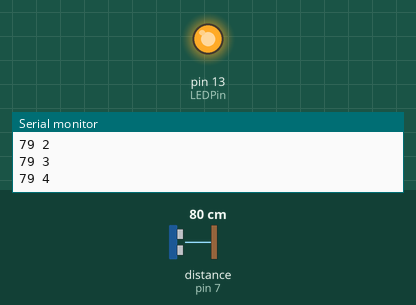
Simulated run of this sketch. Board: Arduino Uno, built with avr-gcc and run on an emulated ATmega328P. On the bench: output pins drawn as LEDs (lit = HIGH), the last lines printed to the serial monitor. Wiring (inferred from the names in the program): ultrasonic range finder: trigger pin 8; echo pin 7. The inputs (shaded band) are chosen by the test bench; at power-on: distance to the obstacle (sensor on pin 7) 80 cm. The echo pulse lasts 58.3 µs per cm; pins used as bus, display or sensor lines are not drawn.

Above: at 1.2 s.
1.3 s: distance to the obstacle (sensor on pin 7) set to 24 cm
2.8 s: distance to the obstacle (sensor on pin 7) set to 18 cm
At 3.5 s:
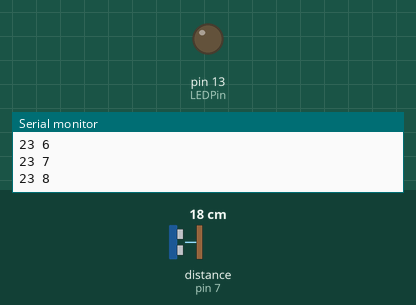
4.5 s: distance to the obstacle (sensor on pin 7) set to 35 cm
At 5.7 s:
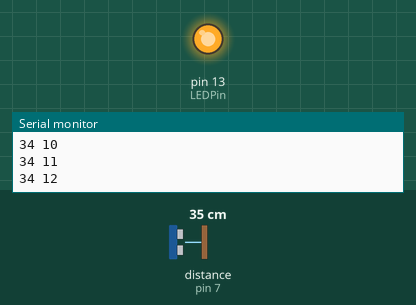
6.0 s: distance to the obstacle (sensor on pin 7) set to 2 cm
At 7.4 s:
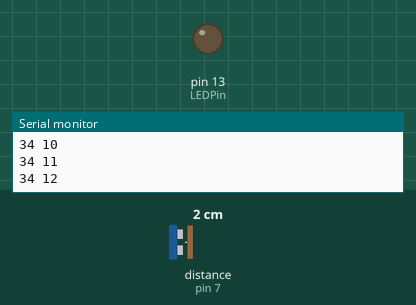
Timing chart, 0 to 8.5 s (numbered marks = the images above; inputs shaded):
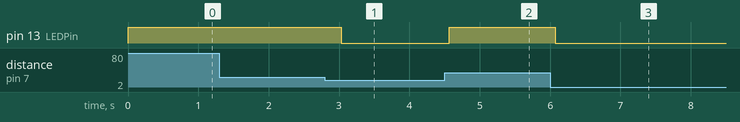

Measured:
- the behaviour switches between 22 and 21 cm on distance to the obstacle (sensor on pin 7) (found by bisection; images 0 and 1)
- after the input at 2.8 s, pin 13 (LEDPin): HIGH → LOW after 0.23 s
- after the input at 4.5 s, pin 13 (LEDPin): LOW → HIGH after 0.06 s
- after the input at 6.0 s, pin 13 (LEDPin): HIGH → LOW after 0.07 s

The sketch:

person_counter.ino
```cpp
/*
 HC-SR04 Ping distance sensor:
 VCC to arduino 5v
 GND to arduino GND
 Echo to Arduino pin 7
 Trig to Arduino pin 8

 This sketch originates from Virtualmix: http://goo.gl/kJ8Gl
 Has been modified by Winkle ink here: http://winkleink.blogspot.com.au/2012/05/arduino-hc-sr04-ultrasonic-distance.html
 And modified further by ScottC here: http://arduinobasics.blogspot.com.au/2012/11/arduinobasics-hc-sr04-ultrasonic-sensor.html
 on 10 Nov 2012.
 */


int echoPin = 7; // Echo Pin
int trigPin = 8; // Trigger Pin
int LEDPin = 13; // Onboard LED
unsigned long count; //Number of people

int maximumRange = 3500; // Maximum range needed
int minimumRange = 20; // Minimum range needed
long duration, distance; // Duration used to calculate distance
void setup() {
 Serial.begin (115200);
 pinMode(trigPin, OUTPUT);
 pinMode(echoPin, INPUT);
 pinMode(LEDPin, OUTPUT); // Use LED indicator (if required)
}

void loop() {
/* The following trigPin/echoPin cycle is used to determine the
 distance of the nearest object by bouncing soundwaves off of it. */
 digitalWrite(trigPin, LOW);
 delayMicroseconds(2);

 digitalWrite(trigPin, HIGH);
 delayMicroseconds(10);

 digitalWrite(trigPin, LOW);
 duration = pulseIn(echoPin, HIGH);

 //Calculate the distance (in cm) based on the speed of sound.
 distance = duration/58.2;

 if (distance >= maximumRange || distance <= minimumRange){
 /* Send a negative number to computer and Turn LED ON
 to indicate "out of range" */
 digitalWrite(LEDPin, LOW);
 }
 else {
 /* Send the distance to the computer using Serial protocol, and
 turn LED OFF to indicate successful reading. */
 count++;
 Serial.print(distance);
 Serial.print(" ");
 Serial.println(count);
 digitalWrite(LEDPin, HIGH);
 delay(300);
 }

 //Delay 50ms before next reading.
 delay(75);
}
```
